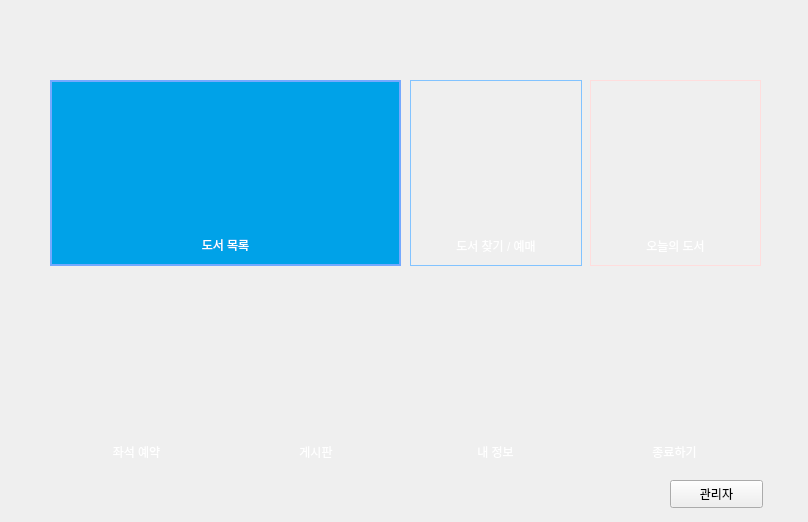
<?xml version="1.0" encoding="UTF-8"?>
<ui version="4.0">
 <class>Main_View</class>
 <widget class="QDialog" name="Main_View">
  <property name="geometry">
   <rect>
    <x>0</x>
    <y>0</y>
    <width>808</width>
    <height>522</height>
   </rect>
  </property>
  <property name="sizePolicy">
   <sizepolicy hsizetype="Fixed" vsizetype="Preferred">
    <horstretch>0</horstretch>
    <verstretch>0</verstretch>
   </sizepolicy>
  </property>
  <property name="windowTitle">
   <string>Dialog</string>
  </property>
  <property name="styleSheet">
   <string notr="true">background-image: url(:/new/prefix1/Resource/도수콴.PNG);</string>
  </property>
  <widget class="QPushButton" name="pushButton_5">
   <property name="geometry">
    <rect>
     <x>590</x>
     <y>80</y>
     <width>171</width>
     <height>186</height>
    </rect>
   </property>
   <property name="sizePolicy">
    <sizepolicy hsizetype="Maximum" vsizetype="Maximum">
     <horstretch>0</horstretch>
     <verstretch>0</verstretch>
    </sizepolicy>
   </property>
   <property name="styleSheet">
    <string notr="true">background-image: url(:/new/prefix1/Resource/도서추천11.PNG);
border : 1px solid rgb(255, 221, 221);
color: rgb(255, 255, 255);
background-repeat : no-repeat;
background-position : center center;
text-align : bottom;
padding : 10px;
font: 75 10pt &quot;맑은 고딕&quot;;</string>
   </property>
   <property name="text">
    <string>오늘의 도서</string>
   </property>
  </widget>
  <widget class="QWidget" name="layoutWidget">
   <property name="geometry">
    <rect>
     <x>50</x>
     <y>280</y>
     <width>711</width>
     <height>191</height>
    </rect>
   </property>
   <layout class="QHBoxLayout" name="horizontalLayout">
    <item>
     <widget class="QPushButton" name="pushButton_4">
      <property name="sizePolicy">
       <sizepolicy hsizetype="Expanding" vsizetype="Expanding">
        <horstretch>0</horstretch>
        <verstretch>0</verstretch>
       </sizepolicy>
      </property>
      <property name="styleSheet">
       <string notr="true">background-image: url(:/new/prefix1/Resource/좌석예약.PNG);
border : solid 1px rgb(116, 169, 255);
color: rgb(255, 255, 255);
background-repeat : no-repeat;
background-position : center center;
text-align : bottom;
padding : 10px;
font: 75 10pt &quot;맑은 고딕&quot;;</string>
      </property>
      <property name="text">
       <string>좌석 예약</string>
      </property>
     </widget>
    </item>
    <item>
     <widget class="QPushButton" name="pushButton_3">
      <property name="sizePolicy">
       <sizepolicy hsizetype="Expanding" vsizetype="Expanding">
        <horstretch>0</horstretch>
        <verstretch>0</verstretch>
       </sizepolicy>
      </property>
      <property name="styleSheet">
       <string notr="true">background-image: url(:/new/prefix1/Resource/게시판.PNG);
border : solid 1px rgb(215, 255, 208);
color: rgb(255, 255, 255);
background-repeat : no-repeat;
background-position : center center;

text-align : bottom;
padding : 10px;
font: 75 10pt &quot;맑은 고딕&quot;;</string>
      </property>
      <property name="text">
       <string>게시판</string>
      </property>
     </widget>
    </item>
    <item>
     <widget class="QPushButton" name="pushButton_7">
      <property name="sizePolicy">
       <sizepolicy hsizetype="Expanding" vsizetype="Expanding">
        <horstretch>0</horstretch>
        <verstretch>0</verstretch>
       </sizepolicy>
      </property>
      <property name="styleSheet">
       <string notr="true">background-image: url(:/new/prefix1/Resource/내정보.PNG);
border : solid 1px rgb(215, 255, 255);
background-repeat : no-repeat;
background-position : center center;
text-align : bottom;
padding : 10px;
color: rgb(255, 255, 255);
font: 75 10pt &quot;맑은 고딕&quot;;</string>
      </property>
      <property name="text">
       <string>내 정보</string>
      </property>
     </widget>
    </item>
    <item>
     <widget class="QPushButton" name="pushButton_8">
      <property name="sizePolicy">
       <sizepolicy hsizetype="Expanding" vsizetype="Expanding">
        <horstretch>0</horstretch>
        <verstretch>0</verstretch>
       </sizepolicy>
      </property>
      <property name="styleSheet">
       <string notr="true">background-image: url(:/new/prefix1/Resource/나가기.PNG);
border : solid 1px rgb(64, 77, 255);
background-repeat : no-repeat;
background-position : center center;
text-align : bottom;
padding : 10px;
color: rgb(255, 255, 255);
font: 75 10pt &quot;맑은 고딕&quot;;</string>
      </property>
      <property name="text">
       <string>종료하기</string>
      </property>
     </widget>
    </item>
   </layout>
  </widget>
  <widget class="QPushButton" name="pushButton_2">
   <property name="geometry">
    <rect>
     <x>410</x>
     <y>80</y>
     <width>172</width>
     <height>186</height>
    </rect>
   </property>
   <property name="sizePolicy">
    <sizepolicy hsizetype="Maximum" vsizetype="Maximum">
     <horstretch>0</horstretch>
     <verstretch>0</verstretch>
    </sizepolicy>
   </property>
   <property name="styleSheet">
    <string notr="true">background-image: url(:/new/prefix1/Resource/도서찾기11 (1).PNG);
border : 1px solid rgb(130, 195, 255);
color: rgb(255, 255, 255);
background-repeat : no-repeat;
background-position : center center;
text-align : bottom;
padding : 10px;
font: 75 10pt &quot;맑은 고딕&quot;;</string>
   </property>
   <property name="text">
    <string>도서 찾기 / 예매</string>
   </property>
  </widget>
  <widget class="QPushButton" name="pushButton">
   <property name="geometry">
    <rect>
     <x>50</x>
     <y>80</y>
     <width>351</width>
     <height>186</height>
    </rect>
   </property>
   <property name="sizePolicy">
    <sizepolicy hsizetype="Expanding" vsizetype="Expanding">
     <horstretch>0</horstretch>
     <verstretch>0</verstretch>
    </sizepolicy>
   </property>
   <property name="layoutDirection">
    <enum>Qt::LeftToRight</enum>
   </property>
   <property name="autoFillBackground">
    <bool>false</bool>
   </property>
   <property name="styleSheet">
    <string notr="true">background-image: url(:/new/prefix1/Resource/도서목록11 .PNG);
border : 2px solid rgb(116, 169, 255);
color: rgb(255, 255, 255);
background-repeat : no-repeat;
background-position : center center;
background-color: rgb(0,162, 232);
text-align : bottom;
padding : 10px;
font: 75 10pt &quot;맑은 고딕&quot;;
</string>
   </property>
   <property name="text">
    <string>도서 목록</string>
   </property>
  </widget>
  <widget class="QPushButton" name="pushButton_6">
   <property name="geometry">
    <rect>
     <x>670</x>
     <y>480</y>
     <width>93</width>
     <height>28</height>
    </rect>
   </property>
   <property name="styleSheet">
    <string notr="true">background-image: url(:/new/prefix1/Resource/white.PNG);
font: 75 10pt &quot;맑은 고딕&quot;;</string>
   </property>
   <property name="text">
    <string>관리자</string>
   </property>
  </widget>
 </widget>
 <resources/>
 <connections/>
</ui>
